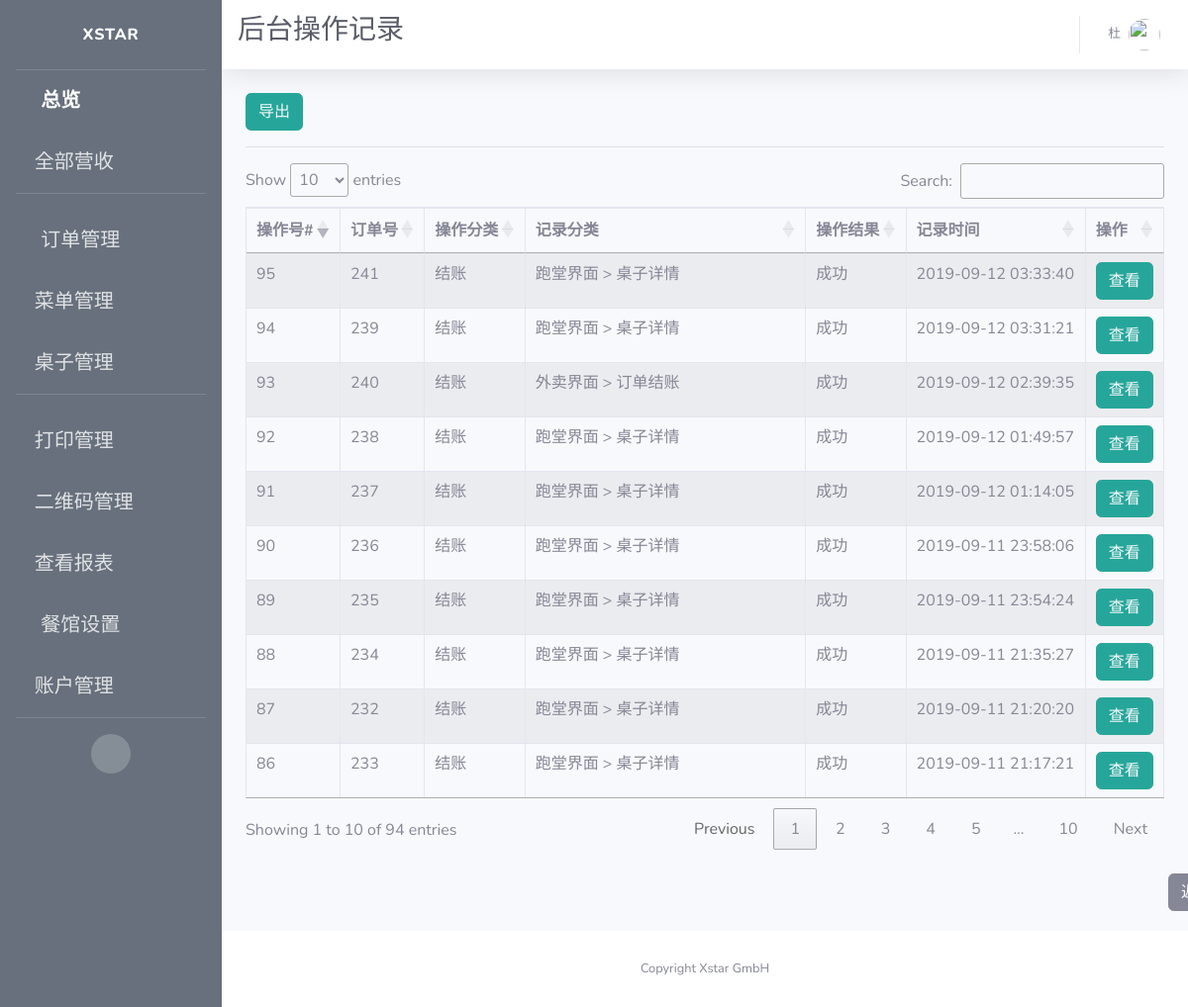
Before: /view/logs (signed in) with the older database file.
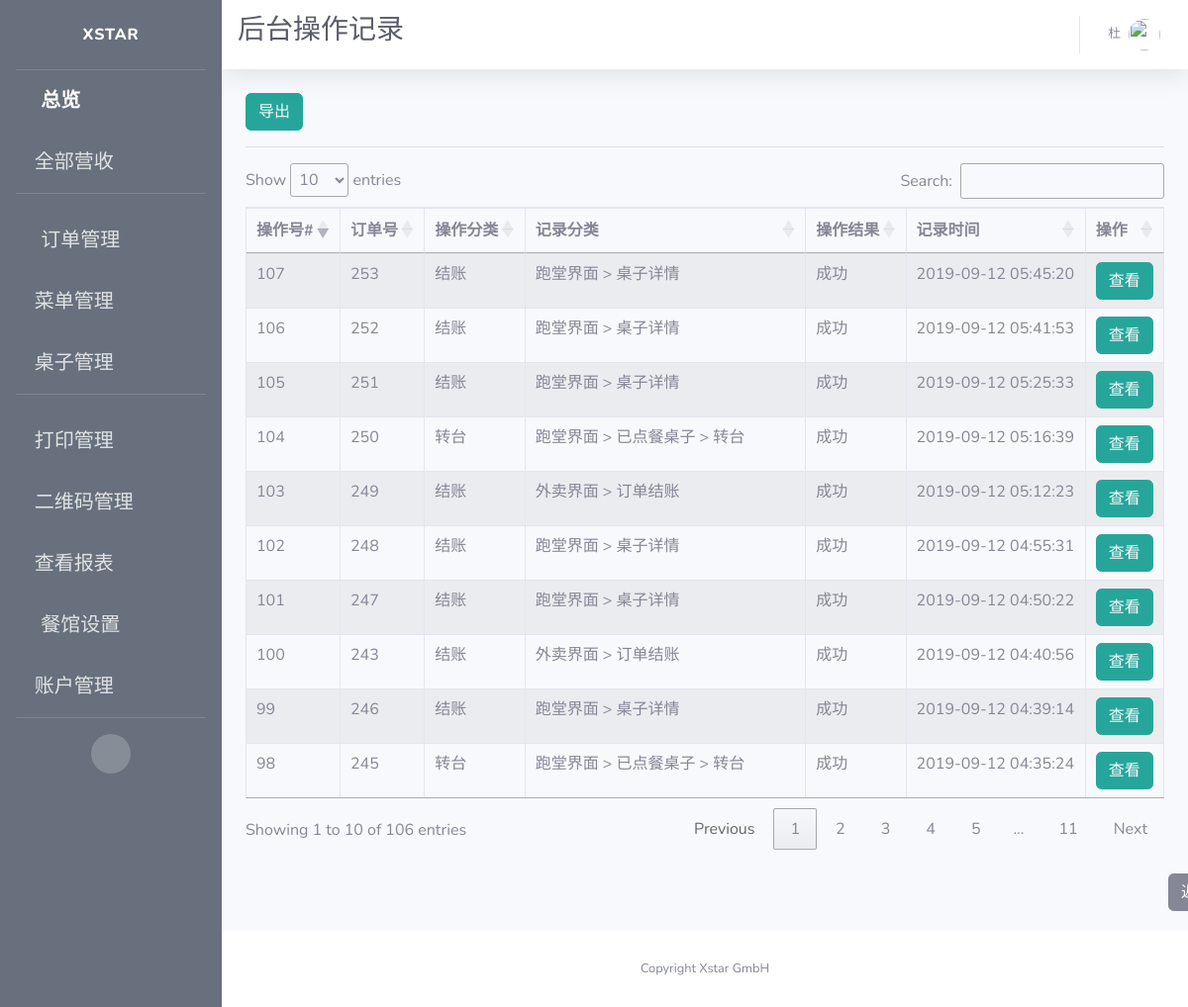
After: the same page with the newer database file.
### app/models.py (models this page shows)
class Log(db.Model):
    id = db.Column(db.Integer, primary_key=True, unique=True, index=True)
    order_id = db.Column(db.Integer)
    operation = db.Column(db.String(100))
    page = db.Column(db.String(100))
    desc = db.Column(db.String(2000))
    status = db.Column(db.String(500))
    time = db.Column(db.String(500))

### app/routes.py (the view)
@app.route('/view/logs')
@login_required
def view_logs():
    logs = Log.query.all()
    context = dict(referrer=request.headers.get('Referer'),
                   title=u"后台操作记录",
                   company_name=company_info.get('company_name'),
                   logs=logs)
    return render_template('view_logs.html', **context)

### app/models.py (called while the page is built)
@login.user_loader
def load_user(id):
    return User.query.get(int(id))

### app/templates/view_logs.html (shortened to what this page needs)
{% extends 'base.html' %}
{% block css %}
<link rel="stylesheet" type="text/css" href="https://cdn.datatables.net/1.10.19/css/jquery.dataTables.css">
<link rel="stylesheet" type="text/css" href="https://cdnjs.cloudflare.com/ajax/libs/twitter-bootstrap/4.1.3/css/bootstrap.css">
<link rel="stylesheet" type="text/css" href="https://cdn.datatables.net/1.10.19/css/dataTables.bootstrap4.min.css">
{% endblock %}
{% block title %}
<h1 class="h3 mb-2 text-gray-800">{{title}}</h1>
<br>
{% endblock %}
{% block content %}
<button type="button" class="btn btn-info" style="border-color:#26a69a; background-color:#26a69a;">
  <a style="color: rgb(247, 249, 252)" href={{ url_for('export_log') }} >
     导出
  </a>
</button>
<hr>
<div class="row">
  <div class="col-sm-12">
    <table id="example" class="table table-striped table-bordered">
      <thead>
        <tr>
          <th>操作号#</th>
          <th>订单号</th>
          <th>操作分类</th>
          <th>记录分类</th>
          <th>操作结果</th>
          <th>记录时间</th>
          <th>操作</th>
        </tr>
      </thead>
      <tbody>
        {% for log in logs %}
        <tr>
            <td>{{ log.id }}</td>
            <td>{{log.order_id}}</td>
            <td>{{log.operation}}</td>
            <td>{{log.page}}</td>
            <td>{{log.status}}</td>
            <td>{{log.time.split(".")[0]}}</td>
            <td style="text-align:center">
              <span>
                <button type="button" class="btn btn-info" style="border-color:#26a69a; background-color:#26a69a;">
                  <a style="color: rgb(247, 249, 252)" href={{ url_for('view_log', log_id=log.id) }}>
                    查看
                  </a>
                </button>
              </span>
            </td>
        </tr>
        {% endfor %}
      </tbody>
    </table>
    </div>
</div>
<br>
<button type="button" class="btn btn-secondary" id="back">
  <a style="color: rgb(247, 249, 252)" href={{ referrer }}>
    返回
</button>
{% endblock %}

Changed rows visible on the page:
no longer on this page (row unchanged): Log: id "86", order_id "233", operation "结账", page "跑堂界面 > 桌子详情", status "成功", time "2019-09-11 21:17:21"
no longer on this page (row unchanged): Log: id "87", order_id "232", operation "结账", page "跑堂界面 > 桌子详情", status "成功", time "2019-09-11 21:20:20"
no longer on this page (row unchanged): Log: id "88", order_id "234", operation "结账", page "跑堂界面 > 桌子详情", status "成功", time "2019-09-11 21:35:27"
no longer on this page (row unchanged): Log: id "89", order_id "235", operation "结账", page "跑堂界面 > 桌子详情", status "成功", time "2019-09-11 23:54:24"
no longer on this page (row unchanged): Log: id "90", order_id "236", operation "结账", page "跑堂界面 > 桌子详情", status "成功", time "2019-09-11 23:58:06"
no longer on this page (row unchanged): Log: id "91", order_id "237", operation "结账", page "跑堂界面 > 桌子详情", status "成功", time "2019-09-12 01:14:05"
no longer on this page (row unchanged): Log: id "92", order_id "238", operation "结账", page "跑堂界面 > 桌子详情", status "成功", time "2019-09-12 01:49:57"
no longer on this page (row unchanged): Log: id "93", order_id "240", operation "结账", page "外卖界面 > 订单结账", status "成功", time "2019-09-12 02:39:35"
no longer on this page (row unchanged): Log: id "94", order_id "239", operation "结账", page "跑堂界面 > 桌子详情", status "成功", time "2019-09-12 03:31:21"
no longer on this page (row unchanged): Log: id "95", order_id "241", operation "结账", page "跑堂界面 > 桌子详情", status "成功", time "2019-09-12 03:33:40"
added Log: id "98", order_id "245", operation "转台", page "跑堂界面 > 已点餐桌子 > 转台", status "成功", time "2019-09-12 04:35:24"
added Log: id "99", order_id "246", operation "结账", page "跑堂界面 > 桌子详情", status "成功", time "2019-09-12 04:39:14"
added Log: id "100", order_id "243", operation "结账", page "外卖界面 > 订单结账", status "成功", time "2019-09-12 04:40:56"
added Log: id "101", order_id "247", operation "结账", page "跑堂界面 > 桌子详情", status "成功", time "2019-09-12 04:50:22"
added Log: id "102", order_id "248", operation "结账", page "跑堂界面 > 桌子详情", status "成功", time "2019-09-12 04:55:31"
added Log: id "103", order_id "249", operation "结账", page "外卖界面 > 订单结账", status "成功", time "2019-09-12 05:12:23"
added Log: id "104", order_id "250", operation "转台", page "跑堂界面 > 已点餐桌子 > 转台", status "成功", time "2019-09-12 05:16:39"
added Log: id "105", order_id "251", operation "结账", page "跑堂界面 > 桌子详情", status "成功", time "2019-09-12 05:25:33"
added Log: id "106", order_id "252", operation "结账", page "跑堂界面 > 桌子详情", status "成功", time "2019-09-12 05:41:53"
added Log: id "107", order_id "253", operation "结账", page "跑堂界面 > 桌子详情", status "成功", time "2019-09-12 05:45:20"
Other visible differences:
text written by a page script: "Show entries Search: Showing 1 to 10 of 94 entries Previous 1 2 3 4 5 … 10 Next" → "Show entries Search: Showing 1 to 10 of 106 entries Previous 1 2 3 4 5 … 11 Next"
